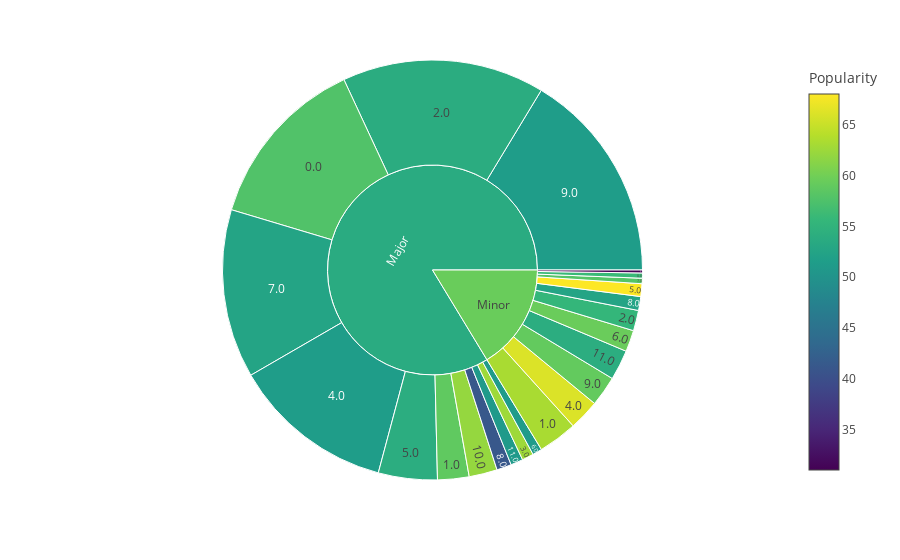

Notebook code for this chart:
### Code cell
# 8 chart
# Sunburst chart, this one show dependence of key on mod

print("The distribution of songs by mod, key and popularity")
dt["Mode+"] = dt["Mode"].replace({0: "Minor", 1: "Major"})
fig_sunburst = px.sunburst(
    dt,
    path=["Mode+", "Key"],
    values="Popularity",
    color="Popularity",
    color_continuous_scale="Viridis"
)
fig_sunburst.show()
print("The graph shows the distribution of songs by major and minor, by key, and their popularity(colour).")

### Figure 1 — Plotly figure (JSON) as saved in the notebook; plotly's stock layout.template omitted (floating-point values rounded to 4 significant figures)
{"data": [{"branchvalues": "total", "customdata": [[57.76], [56], [58.85], [63.26], [53.82], [55.58], [62.58], [31], [51.51], [66.12], [54.0], [68.06], [51.18], [59.5], [52.57], [58], [41.2], [52.52], [51.4], [59.04], [62.1], [51.02], [54.03], [53.68], [59.46]], "domain": {"x": [0, 1], "y": [0, 1]}, "hovertemplate": "labels=%{label}<br>Popularity_sum=%{value}<br>parent=%{parent}<br>id=%{id}<br>Popularity=%{color}<extra></extra>", "ids": ["Major/0.0", "Minor/0.0", "Major/1.0", "Minor/1.0", "Major/2.0", "Minor/2.0", "Major/3.0", "Minor/3.0", "Major/4.0", "Minor/4.0", "Major/5.0", "Minor/5.0", "Major/6.0", "Minor/6.0", "Major/7.0", "Minor/7.0", "Major/8.0", "Minor/8.0", "Major/9.0", "Minor/9.0", "Major/10.0", "Major/11.0", "Minor/11.0", "Major", "Minor"], "labels": ["0.0", "0.0", "1.0", "1.0", "2.0", "2.0", "3.0", "3.0", "4.0", "4.0", "5.0", "5.0", "6.0", "6.0", "7.0", "7.0", "8.0", "8.0", "9.0", "9.0", "10.0", "11.0", "11.0", "Major", "Minor"], "marker": {"coloraxis": "coloraxis", "colors": [57.76, 56, 58.85, 63.26, 53.82, 55.58, 62.58, 31, 51.51, 66.12, 54.0, 68.06, 51.18, 59.5, 52.57, 58, 41.2, 52.52, 51.4, 59.04, 62.1, 51.02, 54.03, 53.68, 59.46]}, "name": "", "parents": ["Major", "Minor", "Major", "Minor", "Major", "Minor", "Major", "Minor", "Major", "Minor", "Major", "Minor", "Major", "Minor", "Major", "Minor", "Major", "Minor", "Major", "Minor", "Major", "Major", "Minor", "", ""], "type": "sunburst", "values": [1869, 56, 337, 418, 2169, 219, 124, 31, 1737, 327, 631, 136, 102, 230, 1807, 58, 158, 149, 2273, 323, 302, 132, 323, 11641, 2270]}], "layout": {"coloraxis": {"colorbar": {"title": {"text": "Popularity"}}, "colorscale": [[0, "#440154"], [0.1111, "#482878"], [0.2222, "#3e4989"], [0.3333, "#31688e"], [0.4444, "#26828e"], [0.5556, "#1f9e89"], [0.6667, "#35b779"], [0.7778, "#6ece58"], [0.8889, "#b5de2b"], [1, "#fde725"]]}, "legend": {"tracegroupgap": 0}, "margin": {"t": 60}}}
